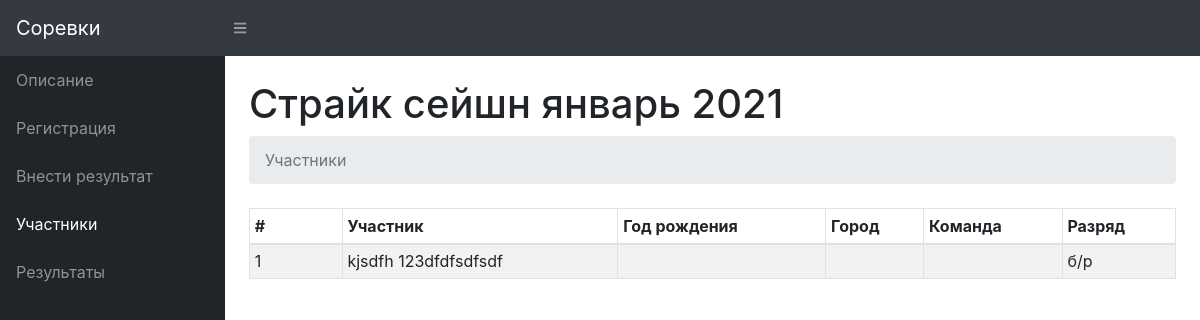
The app's page /e/1/participants/, older data.
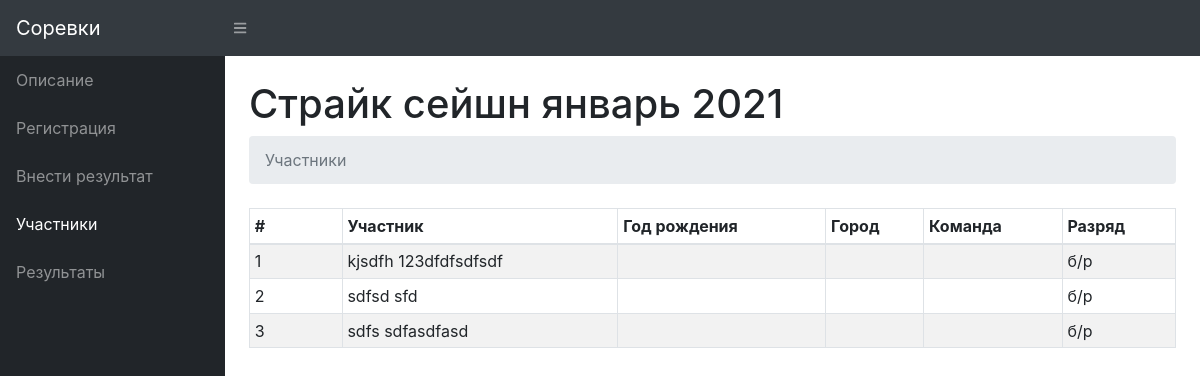
The same page, newer data.
### events/models.py (models this page shows, shortened)
class Participant(models.Model):
    first_name = models.CharField(max_length=32)
    last_name = models.CharField(max_length=32)
    birth_year = models.IntegerField(null=True)
    city = models.CharField(null=True, max_length=32)
    team = models.CharField(null=True, max_length=32)
    GRADE_BR = 'BR'
    GRADE_3YOUTH = '3Y'
    GRADE_2YOUTH = '2Y'
    GRADE_1YOUTH = '1Y'
    GRADE_3 = '3C'
    GRADE_2 = '2C'
    GRADE_1 = '1C'
    GRADE_KMS = 'KMS'
    GRADE_MS = 'MS'
    GRADE_MSMK = 'MSMK'
    GRADES = [
        (GRADE_BR, 'б/р'),
        (GRADE_3YOUTH, '3 ю.р.'),
        (GRADE_2YOUTH, '2 ю.р.'),
        (GRADE_1YOUTH, '1 ю.р.'),
        (GRADE_3, '3 сп.р.'),
        (GRADE_2, '2 сп.р.'),
        (GRADE_1, '1 сп.р.'),
        (GRADE_KMS, 'КМС'),
        (GRADE_MS, 'МС'),
        (GRADE_MSMK, 'МСМК'),
    ]
    grade = models.CharField(max_length=4, choices=GRADES, default=GRADE_BR)
    event = models.ForeignKey(Event, on_delete=models.CASCADE, related_name='participant')
    pin = models.PositiveSmallIntegerField(null=True)
    score = models.FloatField(default=0)
    is_entered_result = models.BooleanField(default=False)

### events/views.py (the view)
# urls.py: path('e/<int:event_id>/participants/', views.EventParticipantsView.as_view(), name='event_participants'),
class EventParticipantsView(views.View):
    @staticmethod
    def get(request, event_id):
        event = Event.objects.get(id=event_id)
        participants = Participant.objects.filter(event__id=event_id)
        return render(
            request=request,
            template_name='events/event-participants.html',
            context={
                'event': event,
                'participants': participants,
            }
        )

### events/templates/events/event-participants.html
{% extends 'events/event-base.html' %}
{% block title %}
Участники
{% endblock %}
{% block content %}
{% if event.is_published %}
  <table class="table table-bordered table-hover table-striped table-sm" id="dataTable" width="100%" cellspacing="0">
  <thead>
  <tr>
    <th style="width:10%">#</th>
    <th>Участник</th>
    <th>Год рождения</th>
    <th>Город</th>
    <th>Команда</th>
    <th>Разряд</th>
  </tr>
  </thead>
  <tbody>
  {% for participant in participants %}
  <tr>
    <td>{{ forloop.counter }}</td>
    <td>{{ participant.first_name }} {{ participant.last_name }}</td>
    <td>{% if participant.birth_year is not None %}{{ participant.birth_year }}{% endif %}</td>
    <td>{% if participant.city is not None %}{{ participant.city }}{% endif %}</td>
    <td>{% if participant.team is not None %}{{ participant.team }}{% endif %}</td>
    <td>{{ participant.get_grade_display }}</td>
  </tr>
  {% endfor %}
  </tbody>
</table>
{% else %}
  {% include 'events/snippet-card-banner.html' with message='Событие не опубликовано' %}
{% endif %}
{% endblock %}

Row changes from the older to the newer data that the page shows:
added Participant: first_name "sdfsd", last_name "sfd", grade "б/р"
added Participant: first_name "sdfs", last_name "sdfasdfasd", grade "б/р"
